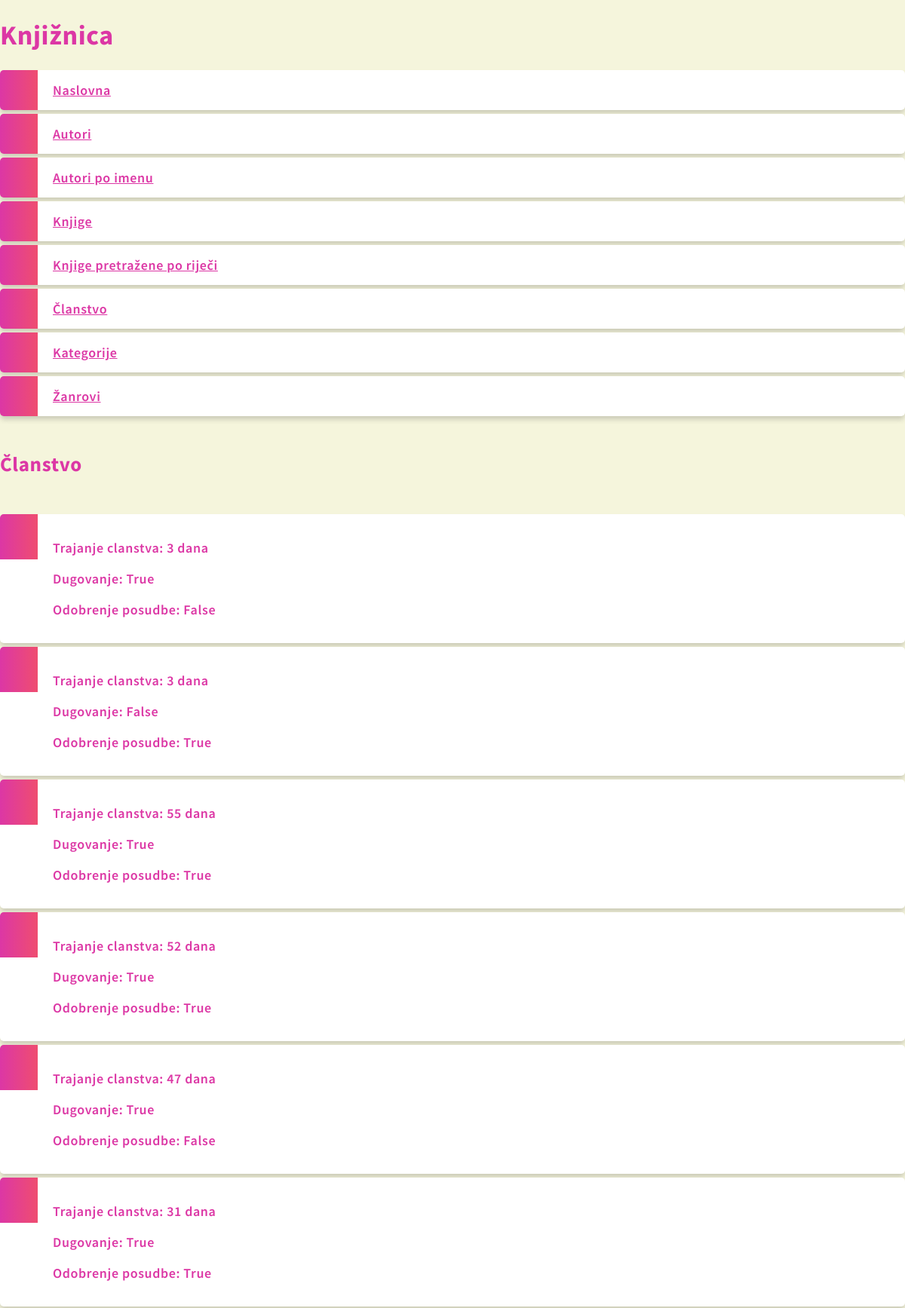
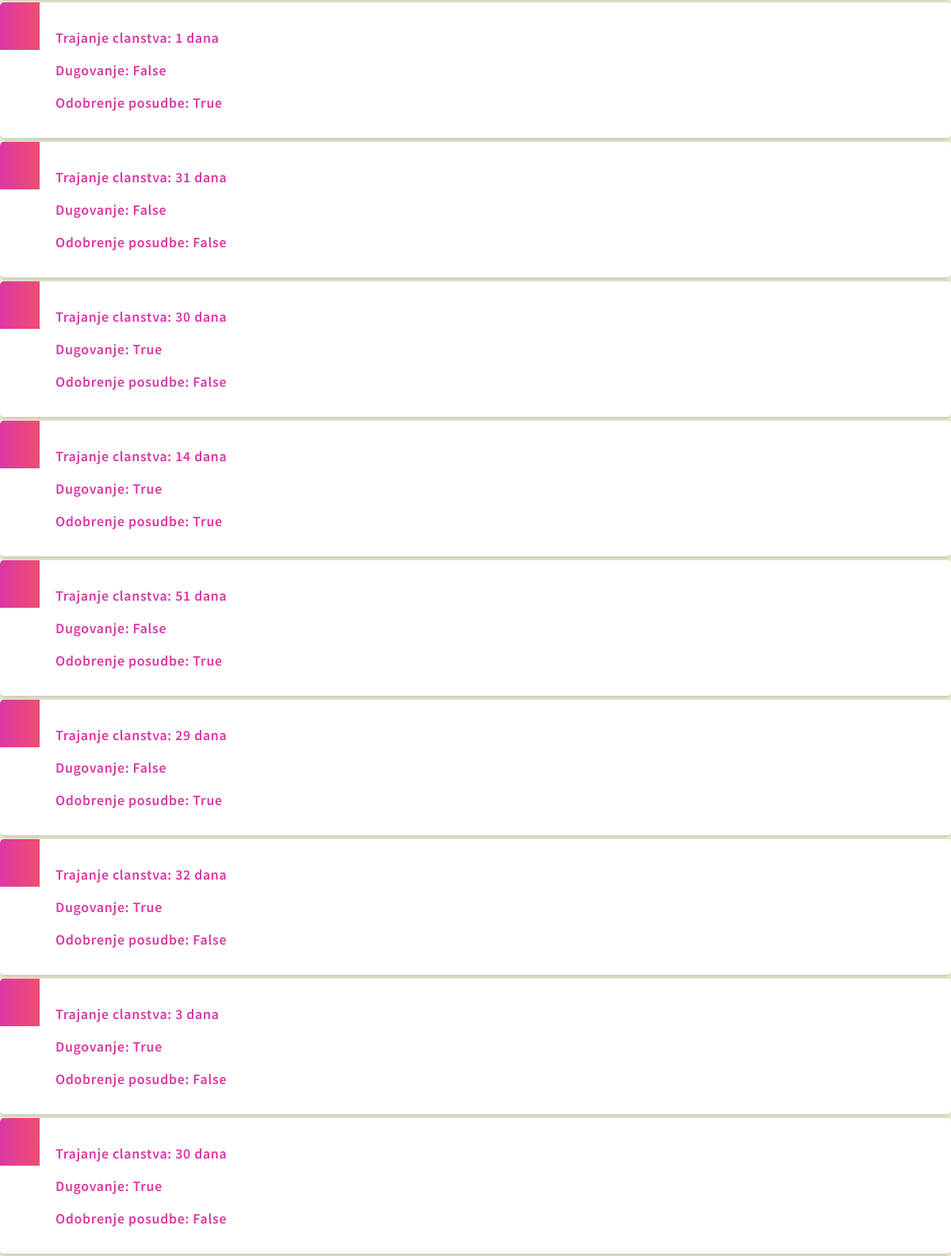
The app's page /Clanstvos (upper part) with its own data (2 pictures, top to bottom).
### main/models.py (models this page shows)
class clanstvo(models.Model):
    dugovanje = models.BooleanField(default=False)
    odobrenje_posudbe = models.BooleanField(default=True)
    trajanje_clanstva = models.IntegerField()

### main/views.py (the view)
# urls.py: path("Clanstvos", Clanstvos),
def Clanstvos(request):
    Clanstvos = clanstvo.objects.all().values()
    template = loader.get_template('main/clanstvo_list.html')
    context = {'Clanstvos': Clanstvos}
    return HttpResponse(template.render(context, request))

### templates/main/clanstvo_list.html
{% extends 'homepage.html' %}
{% load static %}
{% block content %}
<br>
<h2>Članstvo</h2>
<br>
<ul>
    {% for c in Clanstvos %}
        <li>
            <p>Trajanje clanstva: {{c.trajanje_clanstva}} dana<br></p>
            <p>Dugovanje: {{c.dugovanje}}<br></p>
            <p>Odobrenje posudbe: {{c.odobrenje_posudbe}}</p>
        </li>
    {% endfor %}
</ul>
{% endblock %}

### main/static/style.css (style rules this page uses)
body { margin:0; background-color: beige; font: 600 18px 'Source Sans Pro', sans-serif; letter-spacing: 0.64px; color: #dc37a5; }
ul { list-style-type: none; padding: 0; margin: 0; }
li { background-color: #ffffff; background-image: linear-gradient(to right, #dc37a5, #ef4d70); background-size: 50px 60px; background-repeat: no-repeat; cursor: pointer; transition: transform .25s; border-radius: 5px; box-shadow: 0 5px 7px -1px rgba(51, 51, 51, 0.23); padding: 15px; padding-left: 70px; margin-top: 5px; }

### records on screen
clanstvo: trajanje_clanstva "3", dugovanje "True", odobrenje_posudbe "False"
clanstvo: trajanje_clanstva "3", dugovanje "False", odobrenje_posudbe "True"
clanstvo: trajanje_clanstva "55", dugovanje "True", odobrenje_posudbe "True"
clanstvo: trajanje_clanstva "52", dugovanje "True", odobrenje_posudbe "True"
clanstvo: trajanje_clanstva "47", dugovanje "True", odobrenje_posudbe "False"
clanstvo: trajanje_clanstva "31", dugovanje "True", odobrenje_posudbe "True"
clanstvo: trajanje_clanstva "1", dugovanje "False", odobrenje_posudbe "True"
clanstvo: trajanje_clanstva "31", dugovanje "False", odobrenje_posudbe "False"
clanstvo: trajanje_clanstva "30", dugovanje "True", odobrenje_posudbe "False"
clanstvo: trajanje_clanstva "14", dugovanje "True", odobrenje_posudbe "True"
clanstvo: trajanje_clanstva "51", dugovanje "False", odobrenje_posudbe "True"
clanstvo: trajanje_clanstva "29", dugovanje "False", odobrenje_posudbe "True"
clanstvo: trajanje_clanstva "32", dugovanje "True", odobrenje_posudbe "False"
clanstvo: trajanje_clanstva "3", dugovanje "True", odobrenje_posudbe "False"
clanstvo: trajanje_clanstva "30", dugovanje "True", odobrenje_posudbe "False"
